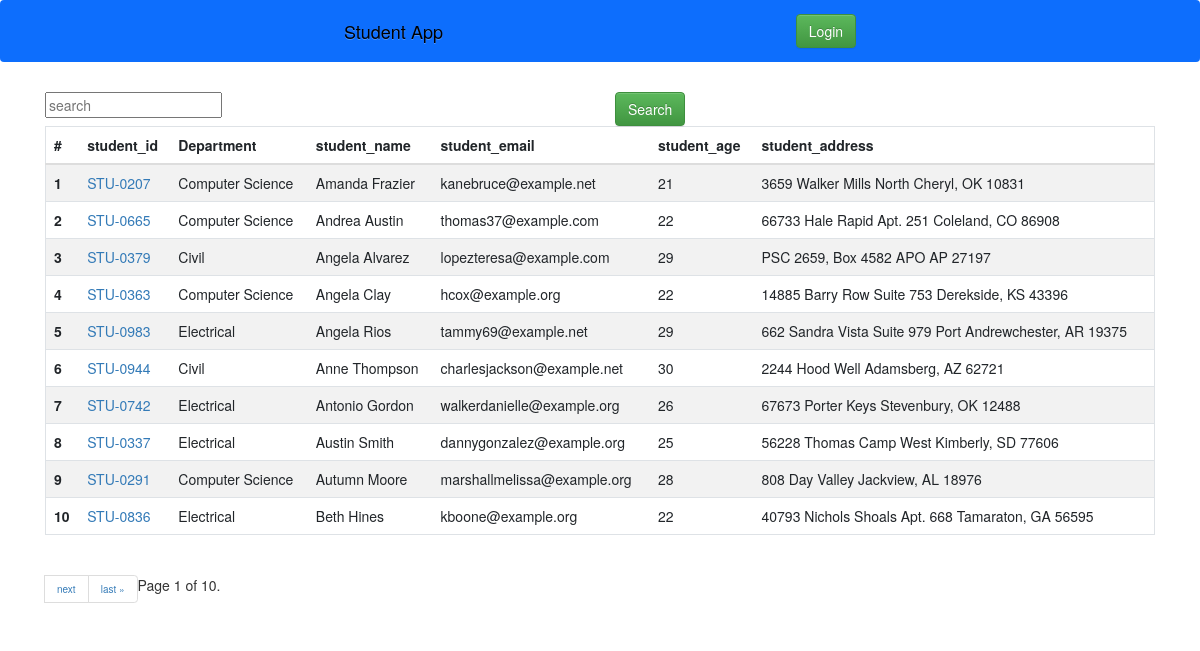
/students/, run on an earlier commit of the app's database.
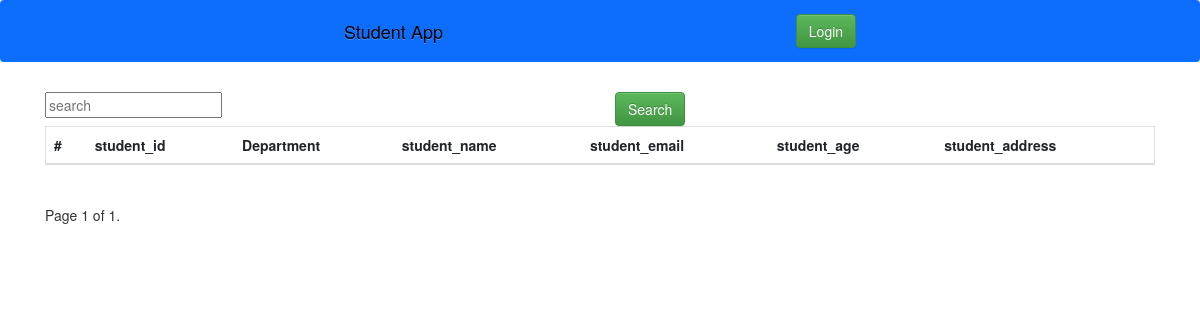
And on a later commit of the database.
### vege/models.py (models this page shows, shortened)
class Student(models.Model):
    department = models.ForeignKey(Department , related_name="depart" , on_delete=models.CASCADE)
    student_id = models.OneToOneField(StudentID , related_name="studentid" , on_delete= models.CASCADE)
    student_name = models.CharField(max_length=100)
    student_email = models.EmailField(unique=True)
    student_age = models.IntegerField(default=18)
    student_address = models.TextField()
    class Meta:
        ordering = ['student_name']
        verbose_name = "STUDENT"

class StudentID(models.Model):
    student_id = models.CharField(max_length=100)
    def __str__(self) -> str:
        return self.student_id

class Department(models.Model):
    department = models.CharField(max_length=100)
    def __str__(self) -> str:
        return self.department
    class Meta:
        ordering = ['department']

### vege/views.py (the view, shortened to what this page needs)
# urls.py: path('students/' , get_students , name = "get_students"),
def get_students(request):
    queryset = Student.objects.all()
    paginator = Paginator(queryset, 10)  # Show 10 contacts per page.
    page_number = request.GET.get("page" , 1)
    page_obj = paginator.get_page(page_number)
    return render(request , 'report/students.html' , {'queryset' :page_obj})

### vege/templates/report/students.html (shortened to what this page needs)
{% extends "base.html" %}
{% block start %}
<div class="container mt-5">
    <form>
        <div class="row">
            <div class="col-md-6">
                <input class"form-control" name="search" placeholder="search">
            </div>
            <div class="col-md-6">
                <button class="btn btn-success">Search</button>
            </div>
        </div>
    </form>
    <table class="table table-striped">
        <thead>
            <tr>
                <th scope="col">#</th>
                <th scope="col">student_id</th>
                <th scope="col">Department</th>
                <th scope="col">student_name</th>
                <th scope="col">student_email</th>
                <th scope="col">student_age</th>
                <th scope="col">student_address</th>
            </tr>
        </thead>
        <tbody>
            {% for student in queryset %}
            <tr>
                <th scope="row">{{forloop.counter}}</th>
                <td><a href="/see_marks/{{student.student_id}}">{{student.student_id}}</a></td>
                <td>{{student.department}}</td>
                <td>{{student.student_name}}</td>
                <td>{{student.student_email}}</td>
                <td>{{student.student_age}}</td>
                <td>{{student.student_address}}</td>
            </tr>
            {% endfor %}
        </tbody>
    </table>
    <nav aria-label="Page navigation example">
        <ul class="pagination">
            <span class="current">
                Page {{ queryset.number }} of {{ queryset.paginator.num_pages }}.
            </span>
            {% if queryset.has_next %}
            <li class="page-item"><a class="page-link" href="?page={{ queryset.next_page_number }}">next</a></li>
            <li class="page-item"><a class="page-link" href="?page={{ queryset.paginator.num_pages }}">last &raquo;</a>
            </li>
            {% endif %}
        </ul>
    </nav>
</div>
{% endblock %}

### home/templates/base.html (shortened to what this page needs)
<!DOCTYPE html>
<html lang="en">
<head>
        <link href="https://cdn.jsdelivr.net/npm/bootstrap@5.3.0-alpha3/dist/css/bootstrap.min.css" rel="stylesheet">
<link rel="stylesheet" href="https://cdn.jsdelivr.net/npm/bootstrap@3.3.7/dist/css/bootstrap.min.css">
<link rel="stylesheet" href="https://cdn.jsdelivr.net/npm/bootstrap@3.3.7/dist/css/bootstrap-theme.min.css">
</head>
<body>
  <nav class="navbar bg-primary">
    <div class="container-fluid">
      <a class="navbar-brand">Student App</a>
      <form class="d-flex" role="search">
        {% if request.user.is_authenticated %}
        <a href="/logout/" class="btn btn-success" type="submit">Logout</a>
        {% else %}
        <a href="/login/" class="btn btn-success" type="submit">Login</a>
        {% endif %}
      </form>
    </div>
  </nav>
{% block start %}
{% endblock %}
</body>
</html>

### home/templates/base.html (style rules this page uses)
table, th, td { border: 1px solid black; }

What changed in the data, as far as the page shows it:
removed Student: student_id "STU-0207", department "Computer Science", student_name "Amanda Frazier", student_email "kanebruce@example.net", student_age "21", student_address "3659 Walker Mills North Cheryl, OK 10831"
removed Student: student_id "STU-0665", department "Computer Science", student_name "Andrea Austin", student_email "thomas37@example.com", student_age "22", student_address "66733 Hale Rapid Apt. 251 Coleland, CO 86908"
removed Student: student_id "STU-0379", department "Civil", student_name "Angela Alvarez", student_email "lopezteresa@example.com", student_age "29", student_address "PSC 2659, Box 4582 APO AP 27197"
removed Student: student_id "STU-0363", department "Computer Science", student_name "Angela Clay", student_email "hcox@example.org", student_age "22", student_address "14885 Barry Row Suite 753 Derekside, KS 43396"
removed Student: student_id "STU-0983", department "Electrical", student_name "Angela Rios", student_email "tammy69@example.net", student_age "29", student_address "662 Sandra Vista Suite 979 Port Andrewchester, AR 19375"
removed Student: student_id "STU-0944", department "Civil", student_name "Anne Thompson", student_email "charlesjackson@example.net", student_age "30", student_address "2244 Hood Well Adamsberg, AZ 62721"
removed Student: student_id "STU-0742", department "Electrical", student_name "Antonio Gordon", student_email "walkerdanielle@example.org", student_age "26", student_address "67673 Porter Keys Stevenbury, OK 12488"
removed Student: student_id "STU-0337", department "Electrical", student_name "Austin Smith", student_email "dannygonzalez@example.org", student_age "25", student_address "56228 Thomas Camp West Kimberly, SD 77606"
removed Student: student_id "STU-0291", department "Computer Science", student_name "Autumn Moore", student_email "marshallmelissa@example.org", student_age "28", student_address "808 Day Valley Jackview, AL 18976"
removed Student: student_id "STU-0836", department "Electrical", student_name "Beth Hines", student_email "kboone@example.org", student_age "22", student_address "40793 Nichols Shoals Apt. 668 Tamaraton, GA 56595"
Also different on the page:
{{ queryset.paginator.num_pages }}: "10" → "1"
text no longer shown: "next last »"
